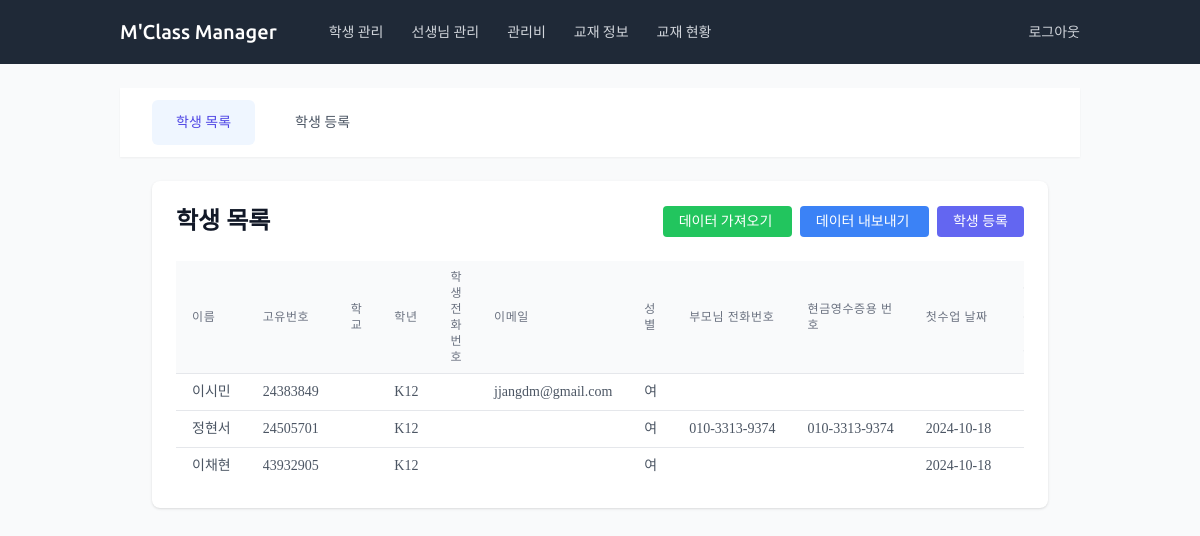
The page /students/ (signed in) on the database as committed earlier.
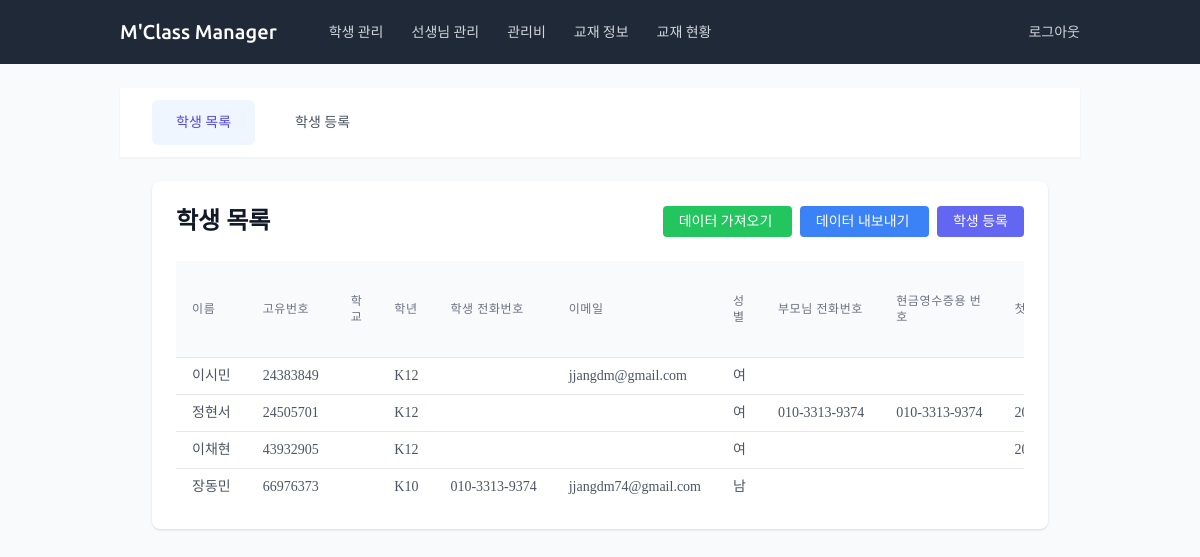
The same page on the database as committed later.
### students/models.py (models this page shows, shortened)
class Student(models.Model):
    GRADE_CHOICES = [
        ('K5', 'K5'), ('K6', 'K6'), ('K7', 'K7'), ('K8', 'K8'),
        ('K9', 'K9'), ('K10', 'K10'), ('K11', 'K11'), ('K12', 'K12'),
    ]
    GENDER_CHOICES = [
        ('M', '남'),
        ('F', '여'),
    ]
    name = models.CharField(max_length=100, verbose_name='이름')
    school = models.ForeignKey(School, on_delete=models.SET_NULL, null=True, blank=True, verbose_name='학교')
    grade = models.CharField(max_length=3, choices=GRADE_CHOICES, null=True, blank=True, verbose_name='학년')
    phone_number = models.CharField(max_length=15, null=True, blank=True, verbose_name='학생 전화번호',
                                    validators=[RegexValidator(regex=r'^\d{3}-\d{3,4}-\d{4}$',
                                                message="형식: 000-0000-0000")])
    email = models.EmailField(null=True, blank=True, verbose_name='이메일 주소')
    gender = models.CharField(max_length=1, choices=GENDER_CHOICES, null=True, blank=True, verbose_name='성별')
    parent_phone = models.CharField(max_length=15, null=True, blank=True, verbose_name='부모님 전화번호',
                                    validators=[RegexValidator(regex=r'^\d{3}-\d{3,4}-\d{4}$',
                                                message="형식: 000-0000-0000")])
    receipt_number = models.CharField(max_length=15, null=True, blank=True, verbose_name='현금영수증용 번호')
    interview_date = models.DateField(null=True, blank=True, verbose_name='인터뷰 날짜')
    interview_score = models.IntegerField(null=True, blank=True, verbose_name='인터뷰 기본 성적',
                                          validators=[MinValueValidator(1), MaxValueValidator(10)])
    interview_info = models.TextField(null=True, blank=True, verbose_name='인터뷰 정보')
    first_class_date = models.DateField(null=True, blank=True, verbose_name='첫수업 날짜')
    quit_date = models.DateField(null=True, blank=True, verbose_name='그만 둔 날짜')
    student_id = models.CharField(max_length=8, unique=True, verbose_name='고유번호')
    personal_file = models.FileField(upload_to='student_files/', null=True, blank=True, verbose_name='개인 파일')
    etc = models.TextField(null=True, blank=True, verbose_name='기타')
    extra1 = models.CharField(max_length=100, null=True, blank=True, verbose_name='예비1')
    extra2 = models.CharField(max_length=100, null=True, blank=True, verbose_name='예비2')
    extra3 = models.CharField(max_length=100, null=True, blank=True, verbose_name='예비3')
    extra4 = models.CharField(max_length=100, null=True, blank=True, verbose_name='예비4')
    extra5 = models.CharField(max_length=100, null=True, blank=True, verbose_name='예비5')
    class Meta:
        verbose_name = '학생'
        verbose_name_plural = '학생'

### students/views.py (the view)
# urls.py: path('', views.StudentListView.as_view(), name='student_list'),
class StudentListView(LoginRequiredMixin, ListView):
    model = Student
    template_name = 'students/student_list.html'
    context_object_name = 'students'
    paginate_by = 50
    def get_queryset(self):
        return Student.objects.select_related('school').all()

### students/templates/students/student_list.html (shortened to what this page needs)
{% extends 'students/base_students.html' %}
{% block student_content %}
<div class="bg-white shadow rounded-lg p-6">
    <div class="flex justify-between items-center mb-6">
        <h1 class="text-2xl font-semibold text-gray-900">학생 목록</h1>
        <div class="space-x-2">
            <a href="{% url 'students:student_import' %}"
               class="bg-green-500 hover:bg-green-700 text-white px-4 py-2 rounded text-sm">
                데이터 가져오기
            </a>
            <a href="{% url 'students:student_export' %}"
               class="bg-blue-500 hover:bg-blue-700 text-white px-4 py-2 rounded text-sm">
                데이터 내보내기
            </a>
            <a href="{% url 'students:student_create' %}"
               class="bg-indigo-500 hover:bg-indigo-700 text-white px-4 py-2 rounded text-sm">
                학생 등록
            </a>
        </div>
    </div>
    <div class="overflow-x-auto">
        <table class="min-w-full divide-y divide-gray-200">
            <thead class="bg-gray-50">
                <tr>
                    <th class="px-4 py-2 text-left text-xs font-medium text-gray-500 uppercase tracking-wider">이름</th>
                    <th class="px-4 py-2 text-left text-xs font-medium text-gray-500 uppercase tracking-wider">고유번호</th>
                    <th class="px-4 py-2 text-left text-xs font-medium text-gray-500 uppercase tracking-wider">학교</th>
                    <th class="px-4 py-2 text-left text-xs font-medium text-gray-500 uppercase tracking-wider">학년</th>
                    <th class="px-4 py-2 text-left text-xs font-medium text-gray-500 uppercase tracking-wider">학생 전화번호</th>
                    <th class="px-4 py-2 text-left text-xs font-medium text-gray-500 uppercase tracking-wider">이메일</th>
                    <th class="px-4 py-2 text-left text-xs font-medium text-gray-500 uppercase tracking-wider">성별</th>
                    <th class="px-4 py-2 text-left text-xs font-medium text-gray-500 uppercase tracking-wider">부모님 전화번호</th>
                    <th class="px-4 py-2 text-left text-xs font-medium text-gray-500 uppercase tracking-wider">현금영수증용 번호</th>
                    <th class="px-4 py-2 text-left text-xs font-medium text-gray-500 uppercase tracking-wider">첫수업 날짜</th>
                    <th class="px-4 py-2 text-left text-xs font-medium text-gray-500 uppercase tracking-wider">그만 둔 날짜</th>
                </tr>
            </thead>
            <tbody class="bg-white divide-y divide-gray-200">
                {% for student in students %}
                <tr class="hover:bg-gray-50 text-sm">
                    <td class="px-4 py-2 whitespace-nowrap text-gray-600">{{ student.name }}</td>
                    <td class="px-4 py-2 whitespace-nowrap text-gray-600">{{ student.student_id }}</td>
                    <td class="px-4 py-2 whitespace-nowrap text-gray-600">{{ student.school.name|default:"" }}</td>
                    <td class="px-4 py-2 whitespace-nowrap text-gray-600">{{ student.grade|default:"" }}</td>
                    <td class="px-4 py-2 whitespace-nowrap text-gray-600">{{ student.phone_number|default:"" }}</td>
                    <td class="px-4 py-2 whitespace-nowrap text-gray-600">{{ student.email|default:"" }}</td>
                    <td class="px-4 py-2 whitespace-nowrap text-gray-600">{{ student.get_gender_display|default:"" }}</td>
                    <td class="px-4 py-2 whitespace-nowrap text-gray-600">{{ student.parent_phone|default:"" }}</td>
                    <td class="px-4 py-2 whitespace-nowrap text-gray-600">{{ student.receipt_number|default:"" }}</td>
                    <td class="px-4 py-2 whitespace-nowrap text-gray-600">{{ student.first_class_date|date:"Y-m-d"|default:"" }}</td>
                    <td class="px-4 py-2 whitespace-nowrap text-gray-600">{{ student.quit_date|date:"Y-m-d"|default:"" }}</td>
                </tr>
                {% empty %}
                <tr>
                    <td colspan="13" class="px-4 py-2 text-center text-sm text-gray-500">
                        등록된 학생이 없습니다.
                    </td>
                </tr>
                {% endfor %}
            </tbody>
        </table>
    </div>
{% endblock %}

### students/templates/students/base_students.html (shortened to what this page needs)
{% extends 'base.html' %}
{% load static %}
{% block content %}
<div class="space-y-6">
    <div class="bg-white shadow-sm">
        <div class="container">
            <nav class="flex space-x-4 overflow-x-auto py-3" aria-label="Students">
                <a href="{% url 'students:student_list' %}"
                   class="nav-link {% if request.resolver_match.url_name == 'student_list' %}active{% endif %}">
                    학생 목록
                </a>
                <a href="{% url 'students:student_create' %}"
                   class="nav-link {% if request.resolver_match.url_name == 'student_create' %}active{% endif %}">
                    학생 등록
                </a>
            </nav>
        </div>
    </div>
    <div class="container">
        {% block student_content %}{% endblock %}
    </div>
</div>
{% endblock %}

### templates/base.html (shortened to what this page needs)
<!DOCTYPE html>
<html lang="ko">
<head>
    <script src="https://cdn.tailwindcss.com"></script>
    {% load static %}
    <link rel="stylesheet" href="{% static 'css/custom.css' %}">
</head>
<body class="bg-gray-50">
    {% if user.is_authenticated %}
    <nav class="bg-gray-800 text-white">
        <div class="container">
            <div class="flex items-center justify-between h-16">
                <div class="flex items-center">
                    <a href="{% url 'index' %}" class="font-medium text-xl font-ubuntu">
                        M'Class Manager
                    </a>
                    <div class="hidden md:block ml-10">
                        <a href="{% url 'students:student_list' %}" class="text-gray-300 hover:text-white px-3 py-2 rounded-md text-sm font-medium font-ubuntu">학생 관리</a>
                        <a href="{% url 'teachers:teacher_list' %}" class="text-gray-300 hover:text-white px-3 py-2 rounded-md text-sm font-medium font-ubuntu">선생님 관리</a>
                        <a href="{% url 'maintenance:create' %}" class="text-gray-300 hover:text-white px-3 py-2 rounded-md text-sm font-medium font-ubuntu">관리비</a>
                        <a href="{% url 'books:book_list' %}" class="text-gray-300 hover:text-white px-3 py-2 rounded-md text-sm font-medium font-ubuntu">교재 정보</a>
                        <a href="{% url 'books_inventory:stock_list' %}" class="text-gray-300 hover:text-white px-3 py-2 rounded-md text-sm font-medium font-ubuntu">교재 현황</a>
                    </div>
                </div>
                <div>
                    <form method="post" action="{% url 'logout' %}" class="inline">
                        <button type="submit" class="text-gray-300 hover:text-white text-sm font-medium font-ubuntu">
                            로그아웃
                        </button>
                    </form>
                </div>
            </div>
        </div>
    </nav>
    {% endif %}
    <main class="py-6">
        <div class="container">
            {% block content %}{% endblock %}
        </div>
    </main>
</body>
</html>

### static/css/custom.css (style rules this page uses)
body { font-family: 'Ubuntu', sans-serif; line-height: 1.6; color: #333; background-color: #f9fafb; padding: 0; margin: 0; }
.nav-link { display: inline-flex; align-items: center; padding: 0.75rem 1.5rem; color: #4b5563; border-radius: 0.375rem; font-size: 0.875rem; font-weight: 500; transition: all 0.2s ease-in-out; white-space: nowrap; text-decoration: none; }
.nav-link.active { color: #4f46e5; background-color: #eff6ff; }
.container { width: 100%; max-width: 80rem; margin: 0 auto; padding: 0 1rem; }
@media (min-width: 640px) { .container { padding: 0 1.5rem; } }
@media (min-width: 1024px) { .container { padding: 0 2rem; } }
.overflow-x-auto { overflow-x: auto; -webkit-overflow-scrolling: touch; scrollbar-width: none; }

### templates/base.html (style rules this page uses)
body { font-family: 'Noto Sans KR', 'nanum-gothic'; }
.font-ubuntu { font-family: 'Ubuntu', sans-serif; }

Rows that differ between the two databases and show on the page:
added Student: name "장동민", student_id "66976373", grade "K10", phone_number "010-3313-9374", email "jjangdm74@gmail.com", gender "남"
